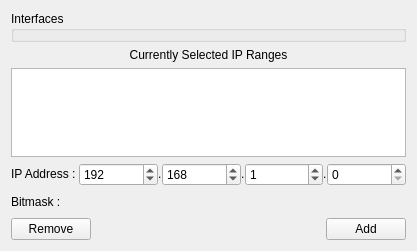
<?xml version="1.0" encoding="UTF-8"?>
<ui version="4.0">
 <class>ipRangeSelectionFormClass</class>
 <widget class="QWidget" name="ipRangeSelectionFormClass">
  <property name="geometry">
   <rect>
    <x>0</x>
    <y>0</y>
    <width>417</width>
    <height>251</height>
   </rect>
  </property>
  <property name="windowTitle">
   <string>ipRangeSelectionForm</string>
  </property>
  <layout class="QGridLayout" name="gridLayout">
   <item row="0" column="0">
    <widget class="QGroupBox" name="interfaceGroupBox">
     <property name="enabled">
      <bool>true</bool>
     </property>
     <property name="sizePolicy">
      <sizepolicy hsizetype="Minimum" vsizetype="Minimum">
       <horstretch>0</horstretch>
       <verstretch>0</verstretch>
      </sizepolicy>
     </property>
     <property name="title">
      <string>Interfaces</string>
     </property>
     <property name="alignment">
      <set>Qt::AlignLeading|Qt::AlignLeft|Qt::AlignTop</set>
     </property>
     <layout class="QGridLayout" name="interfaceGroupBoxGridLayout">
      <property name="leftMargin">
       <number>0</number>
      </property>
      <property name="topMargin">
       <number>6</number>
      </property>
      <property name="rightMargin">
       <number>0</number>
      </property>
      <property name="bottomMargin">
       <number>0</number>
      </property>
      <property name="horizontalSpacing">
       <number>0</number>
      </property>
      <property name="verticalSpacing">
       <number>6</number>
      </property>
     </layout>
    </widget>
   </item>
   <item row="1" column="0">
    <widget class="QLabel" name="label">
     <property name="text">
      <string>Currently Selected IP Ranges</string>
     </property>
     <property name="alignment">
      <set>Qt::AlignCenter</set>
     </property>
    </widget>
   </item>
   <item row="2" column="0">
    <widget class="QListWidget" name="ipRangesList"/>
   </item>
   <item row="3" column="0">
    <layout class="QHBoxLayout" name="ipHorizontalLayout">
     <property name="spacing">
      <number>0</number>
     </property>
     <item>
      <widget class="QLabel" name="ipLabel">
       <property name="sizePolicy">
        <sizepolicy hsizetype="Fixed" vsizetype="Fixed">
         <horstretch>0</horstretch>
         <verstretch>0</verstretch>
        </sizepolicy>
       </property>
       <property name="text">
        <string>IP Address : </string>
       </property>
      </widget>
     </item>
     <item>
      <widget class="QSpinBox" name="ipSpinBox1">
       <property name="maximum">
        <number>255</number>
       </property>
       <property name="value">
        <number>192</number>
       </property>
      </widget>
     </item>
     <item>
      <widget class="QLabel" name="dotLabel1">
       <property name="sizePolicy">
        <sizepolicy hsizetype="Fixed" vsizetype="Fixed">
         <horstretch>0</horstretch>
         <verstretch>0</verstretch>
        </sizepolicy>
       </property>
       <property name="text">
        <string>.</string>
       </property>
      </widget>
     </item>
     <item>
      <widget class="QSpinBox" name="ipSpinBox2">
       <property name="maximum">
        <number>255</number>
       </property>
       <property name="value">
        <number>168</number>
       </property>
      </widget>
     </item>
     <item>
      <widget class="QLabel" name="dotLabel2">
       <property name="sizePolicy">
        <sizepolicy hsizetype="Fixed" vsizetype="Fixed">
         <horstretch>0</horstretch>
         <verstretch>0</verstretch>
        </sizepolicy>
       </property>
       <property name="text">
        <string>.</string>
       </property>
      </widget>
     </item>
     <item>
      <widget class="QSpinBox" name="ipSpinBox3">
       <property name="maximum">
        <number>255</number>
       </property>
       <property name="value">
        <number>1</number>
       </property>
      </widget>
     </item>
     <item>
      <widget class="QLabel" name="dotLabel3">
       <property name="sizePolicy">
        <sizepolicy hsizetype="Fixed" vsizetype="Fixed">
         <horstretch>0</horstretch>
         <verstretch>0</verstretch>
        </sizepolicy>
       </property>
       <property name="text">
        <string>.</string>
       </property>
      </widget>
     </item>
     <item>
      <widget class="QSpinBox" name="ipSpinBox4">
       <property name="maximum">
        <number>255</number>
       </property>
      </widget>
     </item>
    </layout>
   </item>
   <item row="4" column="0">
    <layout class="QHBoxLayout" name="bitmaskHLayout">
     <property name="spacing">
      <number>0</number>
     </property>
     <item>
      <widget class="QLabel" name="bitmaskLabel">
       <property name="sizePolicy">
        <sizepolicy hsizetype="Fixed" vsizetype="Minimum">
         <horstretch>0</horstretch>
         <verstretch>0</verstretch>
        </sizepolicy>
       </property>
       <property name="text">
        <string>Bitmask : </string>
       </property>
      </widget>
     </item>
     <item>
      <spacer name="horizontalSpacer">
       <property name="orientation">
        <enum>Qt::Horizontal</enum>
       </property>
       <property name="sizeType">
        <enum>QSizePolicy::MinimumExpanding</enum>
       </property>
       <property name="sizeHint" stdset="0">
        <size>
         <width>20</width>
         <height>20</height>
        </size>
       </property>
      </spacer>
     </item>
    </layout>
   </item>
   <item row="5" column="0">
    <layout class="QHBoxLayout" name="buttonHLayout">
     <property name="spacing">
      <number>0</number>
     </property>
     <item>
      <widget class="QPushButton" name="removeRangeButton">
       <property name="sizePolicy">
        <sizepolicy hsizetype="Fixed" vsizetype="Fixed">
         <horstretch>0</horstretch>
         <verstretch>0</verstretch>
        </sizepolicy>
       </property>
       <property name="text">
        <string>Remove</string>
       </property>
      </widget>
     </item>
     <item>
      <spacer name="buttonHSpacer">
       <property name="orientation">
        <enum>Qt::Horizontal</enum>
       </property>
       <property name="sizeHint" stdset="0">
        <size>
         <width>20</width>
         <height>20</height>
        </size>
       </property>
      </spacer>
     </item>
     <item>
      <widget class="QPushButton" name="pushButton">
       <property name="sizePolicy">
        <sizepolicy hsizetype="Fixed" vsizetype="Fixed">
         <horstretch>0</horstretch>
         <verstretch>0</verstretch>
        </sizepolicy>
       </property>
       <property name="text">
        <string>Add</string>
       </property>
      </widget>
     </item>
    </layout>
   </item>
  </layout>
 </widget>
 <layoutdefault spacing="6" margin="11"/>
 <resources/>
 <connections/>
</ui>
